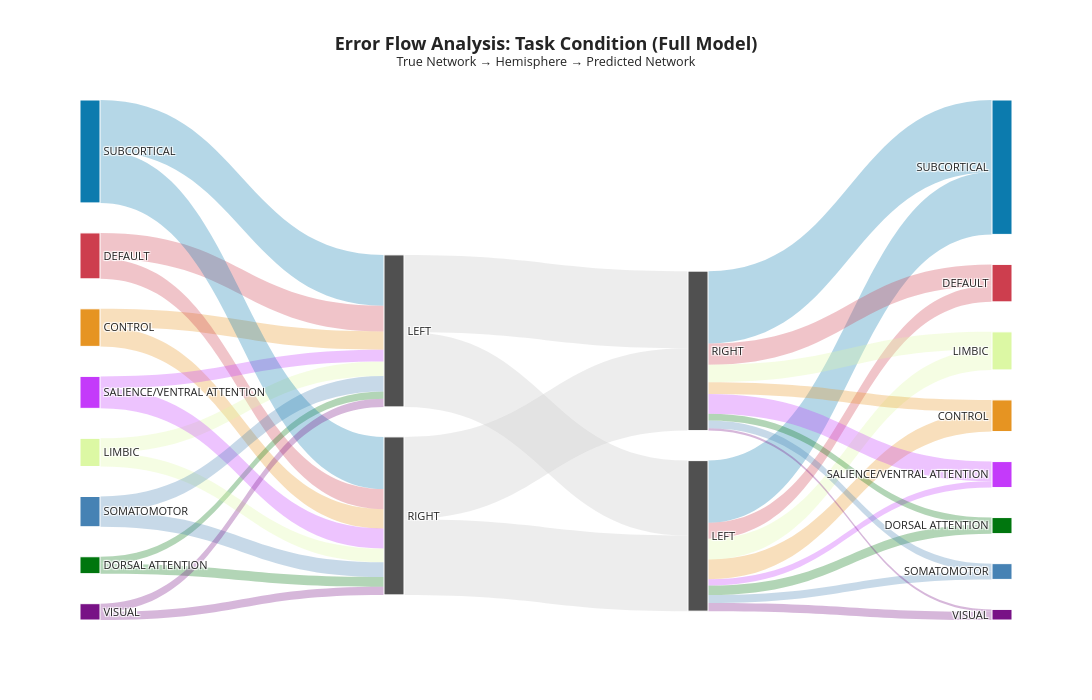

Notebook code for this chart:
### Markdown cell above
---
## 6. Hemispheric Flow Analysis

Sankey diagrams visualize the flow of classification errors from true labels (left) through hemispheric routing (middle) to predicted labels (right). This reveals:

1. Which networks contribute most errors
2. Whether errors preferentially stay within or cross hemispheres
3. Which network pairs show the strongest confusion patterns

### Code cell
def create_sankey_data(true_labels, pred_labels, region_info):
    """Prepare data for Sankey diagram showing error flows."""
    
    # Get only errors
    err_mask = true_labels != pred_labels
    true_err = true_labels[err_mask]
    pred_err = pred_labels[err_mask]
    
    lookup = region_info.set_index('region_idx')
    
    # Create error DataFrame
    df = pd.DataFrame({
        'true_net': [lookup.loc[i, 'major_network'] for i in true_err],
        'true_hemi': [lookup.loc[i, 'hemisphere'] for i in true_err],
        'pred_net': [lookup.loc[i, 'major_network'] for i in pred_err],
        'pred_hemi': [lookup.loc[i, 'hemisphere'] for i in pred_err]
    })
    
    # Network colors (consistent with standard neuroimaging palettes)
    net_colors = {
        'Control': 'rgb(230, 148, 34)', 'Default': 'rgb(205, 62, 78)',
        'Dorsal Attention': 'rgb(0, 118, 14)', 'Limbic': 'rgb(220, 248, 164)',
        'Salience/Ventral Attention': 'rgb(196, 58, 250)', 'Somatomotor': 'rgb(70, 130, 180)',
        'Subcortical': 'rgb(12, 123, 174)', 'Visual': 'rgb(120, 18, 134)'
    }
    
    # Build node lists
    source_nets = sorted(df['true_net'].unique())
    hemis = ['LEFT', 'RIGHT']
    target_nets = sorted(df['pred_net'].unique())
    
    # Node indices: [Source Networks (0-7)] + [Hemispheres (8-11)] + [Target Networks (12-19)]
    node_labels = [n.upper() for n in source_nets] + hemis + hemis + [n.upper() for n in target_nets]
    node_colors = ([net_colors.get(n, '#888888') for n in source_nets] + 
                   ['#505050', '#505050', '#505050', '#505050'] +
                   [net_colors.get(n, '#888888') for n in target_nets])
    
    # Build links
    sources, targets, values, link_colors = [], [], [], []
    
    n_source = len(source_nets)
    n_hemi = 4  # 2 source hemis + 2 target hemis
    
    # Stage 1: Source Network → Source Hemisphere
    for i, net in enumerate(source_nets):
        for j, hemi in enumerate(['left', 'right']):
            count = len(df[(df['true_net'] == net) & (df['true_hemi'] == hemi)])
            if count > 0:
                sources.append(i)
                targets.append(n_source + j)  # 8 or 9
                values.append(count)
                link_colors.append(net_colors.get(net, '#888888').replace('rgb', 'rgba').replace(')', ', 0.3)'))
    
    # Stage 2: Source Hemisphere → Target Hemisphere
    for j_src, hemi_src in enumerate(['left', 'right']):
        for j_tgt, hemi_tgt in enumerate(['left', 'right']):
            count = len(df[(df['true_hemi'] == hemi_src) & (df['pred_hemi'] == hemi_tgt)])
            if count > 0:
                sources.append(n_source + j_src)  # 8 or 9
                targets.append(n_source + 2 + j_tgt)  # 10 or 11
                values.append(count)
                link_colors.append('rgba(211, 211, 211, 0.4)')
    
    # Stage 3: Target Hemisphere → Target Network
    for j, hemi in enumerate(['left', 'right']):
        for k, net in enumerate(target_nets):
            count = len(df[(df['pred_hemi'] == hemi) & (df['pred_net'] == net)])
            if count > 0:
                sources.append(n_source + 2 + j)  # 10 or 11
                targets.append(n_source + n_hemi + k)  # 12+
                values.append(count)
                link_colors.append(net_colors.get(net, '#888888').replace('rgb', 'rgba').replace(')', ', 0.3)'))
    
    return node_labels, node_colors, sources, targets, values, link_colors

# Create Sankey for task condition (where errors matter most)
node_labels, node_colors, sources, targets, values, link_colors = create_sankey_data(
    task_true_labels_full, task_predictions_full, region_info_full
)

fig = go.Figure(data=[go.Sankey(
    arrangement='fixed',
    node=dict(
        pad=30, thickness=20,
        line=dict(color='white', width=1),
        label=node_labels,
        color=node_colors
    ),
    link=dict(
        source=sources, target=targets, value=values,
        color=link_colors,
        hovertemplate="<b>%{source.label} → %{target.label}</b><br>Count: %{value}<extra></extra>"
    )
)])

fig.update_layout(
    title=dict(
        text="<b>Error Flow Analysis: Task Condition (Full Model)</b><br>" +
             "<sup>True Network → Hemisphere → Predicted Network</sup>",
        x=0.5, font=dict(size=18)
    ),
    font=dict(size=11),
    height=700, width=1200,
    template='simple_white'
)

fig.show()

# Print summary statistics
err_mask = task_true_labels_full != task_predictions_full
total_errors = err_mask.sum()
lookup = region_info_full.set_index('region_idx')

df_errors = pd.DataFrame({
    'true_hemi': [lookup.loc[i, 'hemisphere'] for i in task_true_labels_full[err_mask]],
    'pred_hemi': [lookup.loc[i, 'hemisphere'] for i in task_predictions_full[err_mask]]
})

within_hemi = (df_errors['true_hemi'] == df_errors['pred_hemi']).sum()
cross_hemi = (df_errors['true_hemi'] != df_errors['pred_hemi']).sum()

print(f"\nHemispheric Error Distribution (Task):")
print(f"  Within-hemisphere errors: {within_hemi:,} ({within_hemi/total_errors:.1%})")
print(f"  Cross-hemisphere errors:  {cross_hemi:,} ({cross_hemi/total_errors:.1%})")

### Figure 1 — Plotly figure (JSON) as saved in the notebook; plotly's stock layout.template omitted (floating-point values rounded to 4 significant figures)
{"data": [{"arrangement": "fixed", "link": {"color": ["rgba(230, 148, 34, 0.3)", "rgba(230, 148, 34, 0.3)", "rgba(205, 62, 78, 0.3)", "rgba(205, 62, 78, 0.3)", "rgba(0, 118, 14, 0.3)", "rgba(0, 118, 14, 0.3)", "rgba(220, 248, 164, 0.3)", "rgba(220, 248, 164, 0.3)", "rgba(196, 58, 250, 0.3)", "rgba(196, 58, 250, 0.3)", "rgba(70, 130, 180, 0.3)", "rgba(70, 130, 180, 0.3)", "rgba(12, 123, 174, 0.3)", "rgba(12, 123, 174, 0.3)", "rgba(120, 18, 134, 0.3)", "rgba(120, 18, 134, 0.3)", "rgba(211, 211, 211, 0.4)", "rgba(211, 211, 211, 0.4)", "rgba(211, 211, 211, 0.4)", "rgba(211, 211, 211, 0.4)", "rgba(230, 148, 34, 0.3)", "rgba(205, 62, 78, 0.3)", "rgba(0, 118, 14, 0.3)", "rgba(220, 248, 164, 0.3)", "rgba(196, 58, 250, 0.3)", "rgba(70, 130, 180, 0.3)", "rgba(12, 123, 174, 0.3)", "rgba(120, 18, 134, 0.3)", "rgba(230, 148, 34, 0.3)", "rgba(205, 62, 78, 0.3)", "rgba(0, 118, 14, 0.3)", "rgba(220, 248, 164, 0.3)", "rgba(196, 58, 250, 0.3)", "rgba(70, 130, 180, 0.3)", "rgba(12, 123, 174, 0.3)", "rgba(120, 18, 134, 0.3)"], "hovertemplate": "<b>%{source.label} → %{target.label}</b><br>Count: %{value}<extra></extra>", "source": [0, 0, 1, 1, 2, 2, 3, 3, 4, 4, 5, 5, 6, 6, 7, 7, 8, 8, 9, 9, 10, 10, 10, 10, 10, 10, 10, 10, 11, 11, 11, 11, 11, 11, 11, 11], "target": [8, 9, 8, 9, 8, 9, 8, 9, 8, 9, 8, 9, 8, 9, 8, 9, 10, 11, 10, 11, 12, 13, 14, 15, 16, 17, 18, 19, 12, 13, 14, 15, 16, 17, 18, 19], "value": [297, 313, 419, 326, 118, 157, 236, 221, 191, 328, 251, 240, 824, 847, 132, 133, 1216, 1252, 1228, 1337, 321, 262, 153, 336, 102, 128, 1008, 134, 193, 346, 108, 282, 320, 128, 1174, 38]}, "node": {"color": ["rgb(230, 148, 34)", "rgb(205, 62, 78)", "rgb(0, 118, 14)", "rgb(220, 248, 164)", "rgb(196, 58, 250)", "rgb(70, 130, 180)", "rgb(12, 123, 174)", "rgb(120, 18, 134)", "#505050", "#505050", "#505050", "#505050", "rgb(230, 148, 34)", "rgb(205, 62, 78)", "rgb(0, 118, 14)", "rgb(220, 248, 164)", "rgb(196, 58, 250)", "rgb(70, 130, 180)", "rgb(12, 123, 174)", "rgb(120, 18, 134)"], "label": ["CONTROL", "DEFAULT", "DORSAL ATTENTION", "LIMBIC", "SALIENCE/VENTRAL ATTENTION", "SOMATOMOTOR", "SUBCORTICAL", "VISUAL", "LEFT", "RIGHT", "LEFT", "RIGHT", "CONTROL", "DEFAULT", "DORSAL ATTENTION", "LIMBIC", "SALIENCE/VENTRAL ATTENTION", "SOMATOMOTOR", "SUBCORTICAL", "VISUAL"], "line": {"color": "white", "width": 1}, "pad": 30, "thickness": 20}, "type": "sankey"}], "layout": {"font": {"size": 11}, "height": 700, "title": {"font": {"size": 18}, "text": "<b>Error Flow Analysis: Task Condition (Full Model)</b><br><sup>True Network → Hemisphere → Predicted Network</sup>", "x": 0.5}, "width": 1200}}
